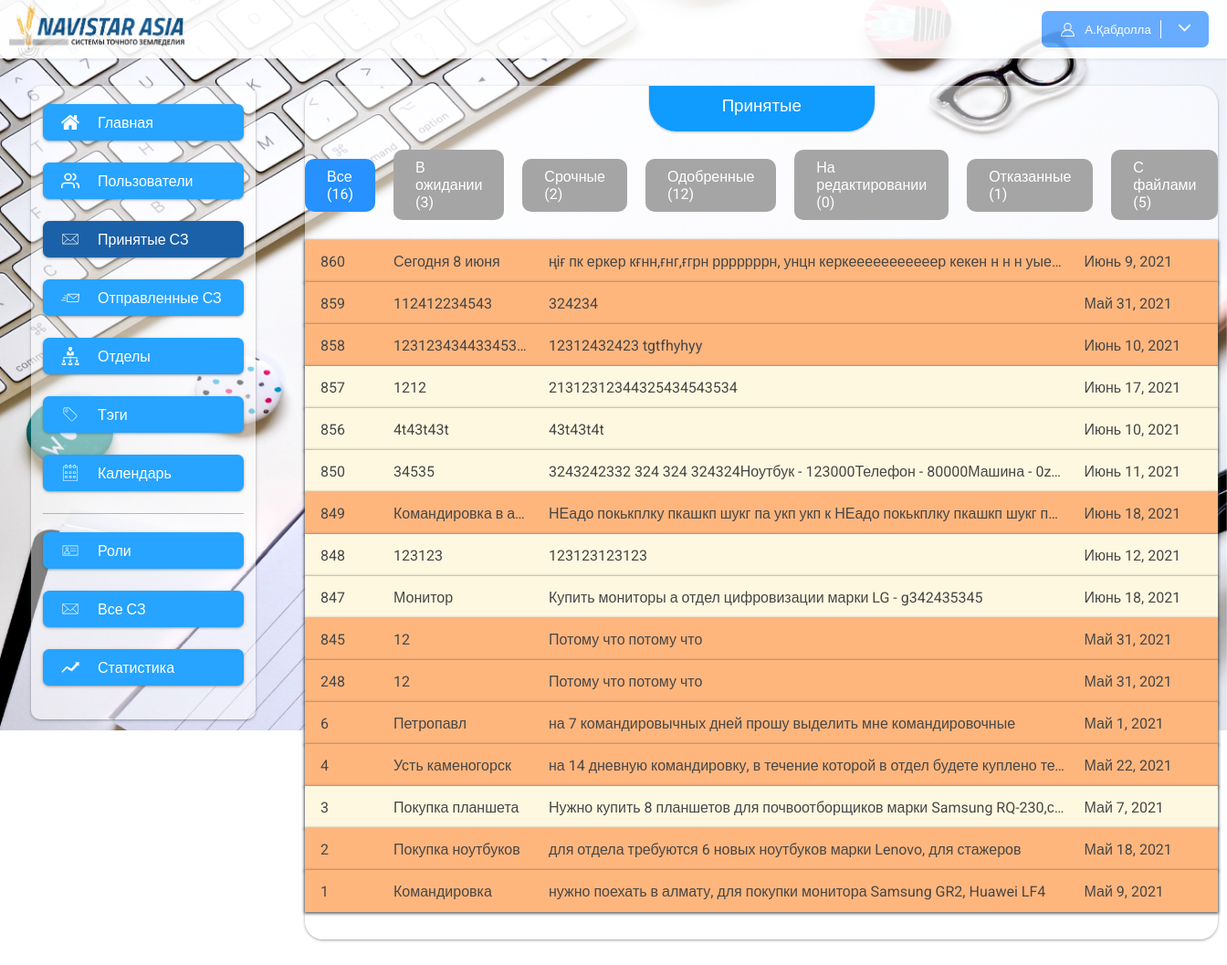
/my-notes (signed in), run on an earlier commit of the app's database.
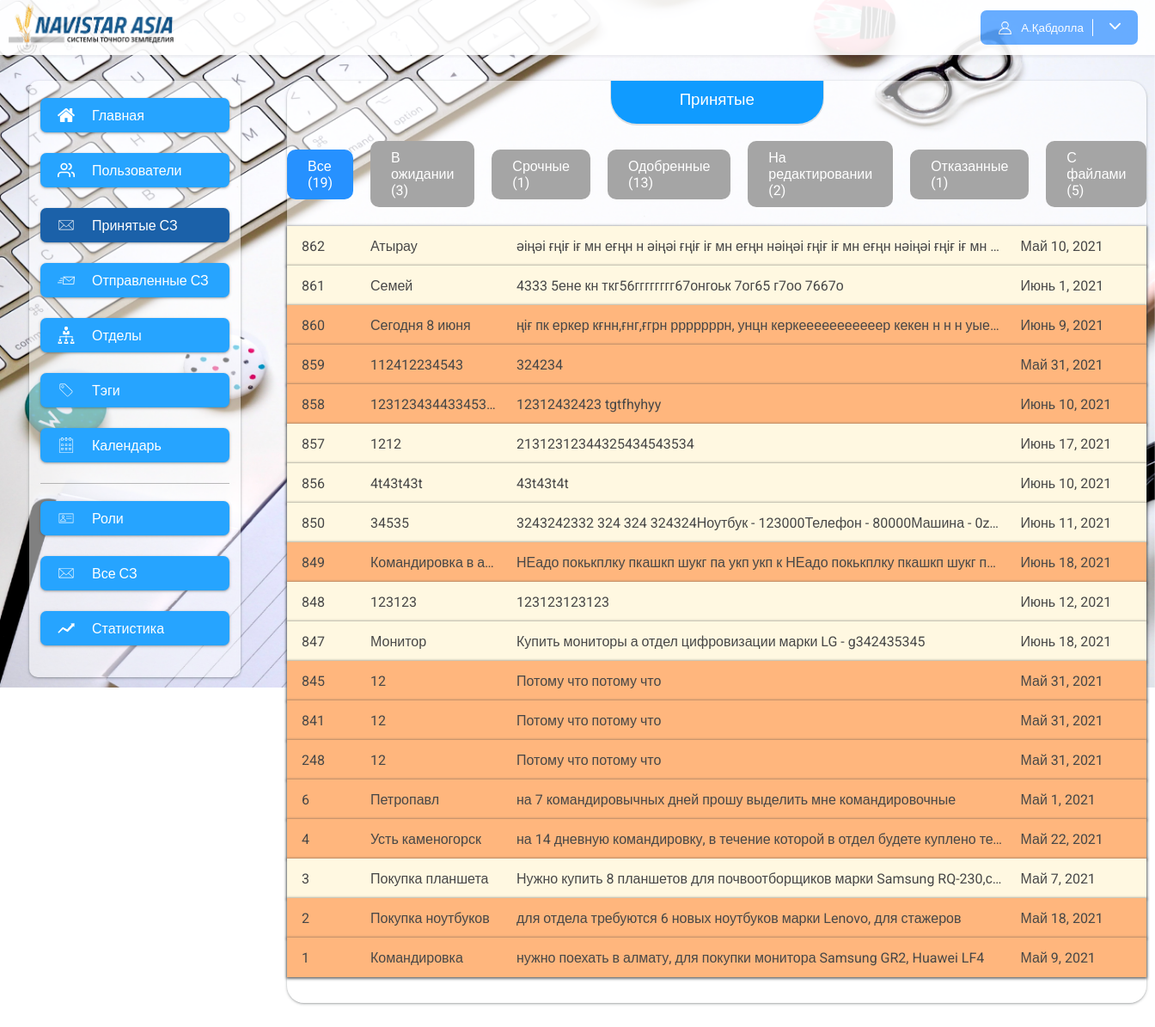
And on a later commit of the database.
### app/models.py (models this page shows, shortened)
class NoteUsers(models.Model):
    user = models.ForeignKey(User, on_delete=models.CASCADE, related_name="note")
    note = models.ForeignKey(ServiceNote, on_delete=models.CASCADE, related_name="users")
    index = models.IntegerField(null=True, blank=True)
    comment = models.TextField(null=True, blank=True)
    status = models.CharField(max_length=200,choices=statuses, null=True, blank=True)
    date_create = models.DateTimeField(auto_now=True, null=True, blank=True)
    is_read = models.BooleanField(default=False)
    date_read = models.DateTimeField(null=True, blank=True)
    class Meta:
        verbose_name = "Подписывающий"
        verbose_name_plural = "Подписывающие"

class ServiceNote(models.Model):
    user = models.ForeignKey(User, null=True, blank=True, on_delete=models.CASCADE, related_name="notes")
    number = models.IntegerField(null=True, blank=True)
    title = models.CharField(max_length=120)
    text = models.TextField()
    summa = models.CharField(max_length=200, null=True, blank=True)
    fast = models.BooleanField(default=False)
    date_create = models.DateTimeField(auto_now_add=True)
    date_update = models.DateTimeField(auto_now=True)
    date = models.DateField(null=True, blank=True)
    tags = models.ManyToManyField(Tags, null=True, blank=True, related_name="notes")
    user_index = models.IntegerField(default=1, null=True, blank=True)
    status = models.CharField(max_length=200, choices=statuses, null=True, blank=True)
    class Meta:
        verbose_name = "Служебная записка"
        verbose_name_plural = "Служебные записки"

### app/views.py (the view, shortened to what this page needs)
# urls.py: path("my-notes", my_notes_list, name="my_notes_list"),
@login_required()
def my_notes_list(request):
    notes = NoteUsers.objects.filter(user=request.user).filter(note__user_index__gte=F('index')).order_by('-pk')
    count_all = notes.count()
    count_wait = notes.filter(status=None).count()
    count_fast = notes.filter(status=None).filter(note__fast=True).count()
    count_success = notes.filter(status=success).count()
    count_edit = notes.filter(status=edit).count()
    count_error = notes.filter(status=error).count()
    count_files = notes.filter(~Q(note__files = None)).count()
    return render(request, 'my_notes.html', {"notes": notes,
                                          "count_all": count_all,
                                          "count_wait": count_wait,
                                          "count_fast": count_fast,
                                          "count_success": count_success,
                                          "count_edit": count_edit,
                                          "count_error": count_error,
                                          "count_files": count_files,
                                             })

### app/context_processors.py (called while the page is built)
def unReadNotes(request):
    if request.user.is_anonymous:
        return {}
    user = request.user
    unReadCount = NoteUsers.objects.filter(user=user).filter(note__user_index__gte=F('index')).order_by('-pk').filter(is_read=False).count()
    return {
        "unReadCount": unReadCount
    }

### app/templatetags/app_tags.py (called while the page is built)
@register.filter(name="htmlToText")
def htmlToText(data):
    if data.startswith("<"):
        text = BS(data)
        return text.get_text()
    else:
        return data

### app/templates/my_notes.html (shortened to what this page needs)
{% extends 'base.html' %}
{% load static %}
{% load app_tags %}
{% block content %}
    <div class="content" style="padding-left:0px; padding-right:0px">
        <h3 class="content_title">
            Принятые
        </h3>
        <div class="note_statuses">
            <a href="{% url 'my_notes_list' %}" class="note_status {% if request.get_full_path == '/my-notes' %}note_status_active{% endif %}">Все ({{ count_all }})</a>
            <a href="?status=wait" class="note_status {% if request.get_full_path == '/my-notes?status=wait' %}note_status_active{% endif %}">В ожидании ({{ count_wait }})</a>
            <a href="?status=fast" class="note_status  {% if request.get_full_path == '/my-notes?status=fast' %}note_status_active{% endif %}">Срочные ({{ count_fast }})</a>
            <a href="?status=success" class="note_status  {% if request.get_full_path == '/my-notes?status=success' %}note_status_active{% endif %}">Одобренные ({{ count_success }})</a>
            <a href="?status=edit" class="note_status  {% if request.get_full_path == '/my-notes?status=edit' %}note_status_active{% endif %}">На редактировании ({{ count_edit }})</a>
            <a href="?status=error" class="note_status  {% if request.get_full_path == '/my-notes?status=error' %}note_status_active{% endif %}">Отказанные ({{ count_error }})</a>
            <a href="?status=files" class="note_status  {% if request.get_full_path == '/my-notes?status=files' %}note_status_active{% endif %}">С файлами ({{ count_files }})</a>
        </div>
        <div class="flex_notes">
        {% for note in notes %}
        <a href="{% url 'my_note_detail' note.note.pk %}" class="flex_note {% if note.note.fast %}fast_note{% endif %}">
            <div class="note_number">{{ note.note.number }} {% if note.is_read == False %}<span class="unReadCircle"></span>{% endif %}</div>
            <div class="note_title">{{ note.note.title }}</div>
            <div class="note_text">{{ note.note.text|htmlToText }}</div>
            <div class="note_date">{{ note.note.date }}</div>
        </a>
        {% empty %}
        <span class="not_found">Служебные записки не найдены</span>
        {% endfor %}
    </div>
    </div>
{% endblock %}

### app/templates/base.html (shortened to what this page needs)
{% load static %}
<!DOCTYPE html>
<html>
<head>
    <link rel="stylesheet" href="{% static 'css/style.css' %}">
</head>
<body>
<div class="wrapper">
    <div class="header">
        <img src="{% static 'img/navistar.png' %}" height="100%">
        <button class="profile_button">
            {% if request.user.is_authenticated %}
            <img src="{% static 'img/profile.svg' %}" alt="" width="17px" height="17px">
				<span>
					{{ request.user.first_name|slice:"1" }}.{{ request.user.last_name }}
				</span>
            <span style="cursor: pointer" onclick="show_menu()">
                <img src="{% static 'img/arrow.svg' %}" alt="" width="13px" height="13px">
            </span>
            {% else %}
            <span>Войти</span>
            {% endif %}
        </button>
    </div>
    <div class="main">
        {% include 'include/sidebar_menu.html' %}
        {% block content %}
        {% endblock %}
    </div>
</div>
</body>
</html>

### app/templates/include/sidebar_menu.html
{% load static %}
<div class="sidebar_menu">
    <a href="{% url 'home' %}" href="#" class="sidebar_item {% if request.path == '/' %}active_link{% endif %}">
        <img src="{% static 'img/home.svg' %}" alt="" width="20px" height="20px">
        Главная
    </a>
    <a href="{% url 'users_list' %}" class="sidebar_item {% if '/users' in request.path %}active_link{% endif %}">
        <img src="{% static 'img/users.svg' %}" alt="" width="20px" height="20px">
        Пользователи
    </a>
    <a href="{% url 'my_notes_list' %}" class="sidebar_item {% if '/my-notes' in request.path  %}active_link{% endif %}">
        <img src="{% static 'img/letter.svg' %}" alt="" width="20px" height="20px">
        Принятые СЗ {% if unReadCount %}<span class="unRead">+{{ unReadCount }}</span>{% endif %}
    </a>
    <a href="{% url 'notes_list' %}" class="sidebar_item {% if '/notes' in request.path  %}active_link{% endif %}">
        <img src="{% static 'img/send.svg' %}" alt="" width="20px" height="20px">
        Отправленные СЗ
    </a>
    <a href="{% url 'departments_list' %}" class="sidebar_item {% if '/departments' in request.path  %}active_link{% endif %}">
        <img src="{% static 'img/department.svg' %}" alt="" width="20px" height="20px">
        Отделы
    </a>
    <a href="{% url 'tags_list' %}" class="sidebar_item {% if '/tags' in request.path  %}active_link{% endif %}">
        <img src="{% static 'img/tag.svg' %}" alt="" width="20px" height="20px">
        Тэги
    </a>
    <a href="{% url 'calendar' %}" class="sidebar_item {% if request.path == '/calendar' %}active_link{% endif %}">
        <img src="{% static 'img/calendar.svg' %}" alt="" width="20px" height="20px">
        Календарь
    </a>
    <div class="menu_line"></div>
    <a href="{% url 'roles' %}" class="sidebar_item {% if '/roles' in request.path  %}active_link{% endif %}">
        <img src="{% static 'img/visit.svg' %}" alt="" width="20px" height="20px">
        Роли
    </a>
    <a href="{% url 'all_notes' %}" class="sidebar_item {% if '/all-notes' in request.path  %}active_link{% endif %}">
        <img src="{% static 'img/letter.svg' %}" alt="" width="20px" height="20px">
        Все СЗ
    </a>
    <a href="{% url 'statistics' %}" class="sidebar_item {% if request.path == '/statistics' %}active_link{% endif %}">
        <img src="{% static 'img/statistic.svg' %}" alt="" width="20px" height="20px">
        Статистика
    </a>
</div>

### app/static/css/style.css (style rules this page uses)
body { padding:0px; margin:0px; overflow-x:hidden; font-family: 'Roboto', sans-serif; }
a { color: inherit; text-decoration: none; }
.wrapper { width:100%; position: absolute; }
.header { box-shadow: 0px 2px 3px rgba(57, 57, 57, 0.09); height: 64px; background-color: #fff; opacity: .9; display: flex; justify-content: space-between; align-items: center; }
.header img { margin-left: 10px; }
.profile_button { background-color: #58A5FF; border-width: 0px; padding: 10px; color:white; border-radius: 7px; display: flex; margin-right:20px; align-items: center; }
.profile_button img { margin-right:10px; }
.sidebar_menu { display: flex; flex-direction: column; align-items: center; width: min-content; margin: 30px 34px; background-color: #ffffff8c; background: rgba(255, 255, 255, 0.5); box-shadow: 0px 4px 4px rgba(204, 204, 204, 0.25); box-shadow: 0 1px 2px 0 rgb(60 64 67 / 30%), 0 1px 3px 1px rgb(60 64 67 / 15%); height: min-content; border-radius: 10px; padding: 13px; padding-top: 20px; }
.sidebar_item { box-shadow: 0 1px 2px 0 rgb(60 64 67 / 30%), 0 1px 3px 1px rgb(60 64 67 / 15%); width:200px; font-family: 'Roboto', sans-serif; border-radius: 7px; margin-bottom:24px; height:40px; background-color: #41AFFF; display: flex; align-items: center; text-align: center; padding-left:20px; color: white; opacity: .75; opacity: 1; background-color: #26a4ff; transition: background-color .3s ease; }
.sidebar_item:hover, .active_link { background-color: #1b61a9 !important; }
.sidebar_item img { margin-right:20px; }
.main { display: flex; flex-direction: row; }
.content { flex-grow: 1; padding: 10px; padding-bottom:30px; min-height: 500px; margin:30px 20px; background: rgba(255, 255, 255, 0.5); box-shadow: 0px 4px 4px rgba(204, 204, 204, 0.25); box-shadow: 0 1px 2px 0 rgb(60 64 67 / 30%), 0 1px 3px 1px rgb(60 64 67 / 15%); border-radius: 20px; }
.content_title { padding: 10px 80px; border-bottom-right-radius: 30px; border-bottom-left-radius: 30px; font-family: 'Montserrat', sans-serif; color: #ffffff; width: fit-content; margin: auto; display: block; box-shadow: 0px 1px 0px 1px #78787836; background: #348cfb; background:#77a7ff; background:#109bff; height: 30px; margin-top: -10px; }
.flex_notes { margin-top: 22px; display: flex; flex-direction: column; width: 100%; }
.flex_note { align-items: center; height: 32px; display: flex; color: #474747; box-shadow:0 1px 2px 0 rgb(60 64 67 / 30%), 0 1px 3px 1px rgb(60 64 67 / 65%); background-color: #fff8e1; padding:7px; }
.note_number { padding-left: 10px; margin-right: 20px; width: 60px; display:flex; justify-content:space-between; align-items:center; }
.note_title { width: 150px; margin-right: 20px; white-space: nowrap; overflow: hidden; text-overflow: ellipsis; }
.note_text { flex-grow: 1; margin-right: 20px; min-width: 0px; width:0px; white-space: nowrap; overflow: hidden; text-overflow: ellipsis; }
.note_date { width: 140px; }
.fast_note { background-color: #ffb67d; }
.note_statuses { display: flex; align-items: center; justify-content: center; }
.note_status { padding: 10px 24px; width: fit-content; background-color: #a5a5a5; border-radius: 10px; margin: 20px; margin-left: 0px; color: white; margin-bottom: 0px; }
.note_status:last-child { margin-right: 0px; }
.note_status_active { background-color: #2691ff; }
.menu_line { width: 100%; height: 1px; background-color: #8080808a; margin-bottom:20px ; }
h1, h2, h3, h4 { font-family: "Dosis", arial, tahoma, verdana; font-weight: 500; }

What changed in the data, as far as the page shows it:
added NoteUsers: note.number "862", note "Атырау", note.text|htmlToText "әіңәі ғңіғ іғ мн еғңн н әіңәі ғңіғ іғ мн еғңн нәіңәі ғңіғ іғ мн еғңн нәіңәі ғңіғ іғ мн…", note "Май 10, 2021"
added NoteUsers: note.number "861", note "Семей", note.text|htmlToText "4333 5ене кн ткг56гггггггг67онгоьк 7ог65 г7оо 7667о", note "Июнь 1, 2021"
now on this page (row edited): NoteUsers: note.number "841", note "12", note.text|htmlToText "Потому что потому что", note "Май 31, 2021"
Also different on the page:
{{ count_all }}: "16" → "19"
{{ count_fast }}: "2" → "1"
{{ count_success }}: "12" → "13"
{{ count_edit }}: "0" → "2"
